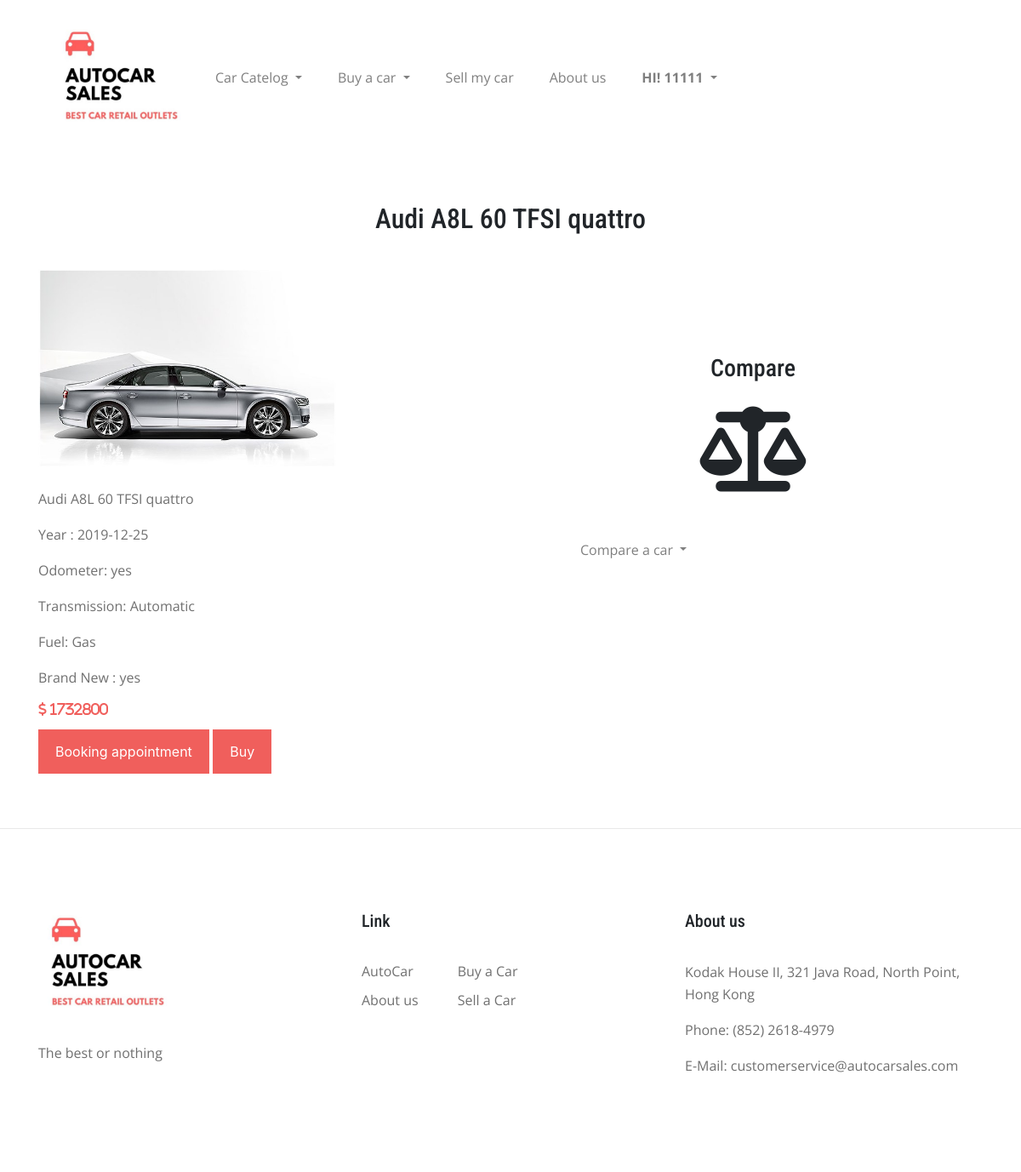
Page /car/10000.php (signed in) on the committed database.
### tables this page shows
CREATE TABLE `carinventory` (
  `ID` char(12) NOT NULL,
  `Make` varchar(30) DEFAULT NULL,
  `Model` varchar(30) DEFAULT NULL,
  `YearManufactured` date DEFAULT NULL,
  `BrandNew` char(3) DEFAULT NULL COMMENT '“Y”, “N”',
  `Odometer` int(11) DEFAULT NULL,
  `Color` text DEFAULT NULL,
  `Transmission` varchar(20) DEFAULT NULL COMMENT 'A – auto; M – manual',
  `FuelType` varchar(30) DEFAULT NULL COMMENT 'P – petrol, G- gas, M - mixed',
  `price` int(11) DEFAULT NULL,
  `isSold` tinyint(1) DEFAULT NULL,
  `soldquanity` int(50) DEFAULT NULL,
  `ModelString` varchar(100) DEFAULT NULL,
  `imgupload` blob DEFAULT NULL,
  `carreview` int(5) DEFAULT NULL,
  `userId` varchar(10) DEFAULT NULL,
  `SellOrderNo` int(20) NOT NULL
);

### car/10000.php (the view, shortened to what this page needs)
<?php
@$user=$_SESSION['username'];
?>
<html>
	<head>
  		<link rel="stylesheet" href="https://stackpath.bootstrapcdn.com/bootstrap/4.5.0/css/bootstrap.min.css">
		<link rel="stylesheet" href="https://stackpath.bootstrapcdn.com/bootstrap/4.3.1/css/bootstrap.min.css">
		<link rel="stylesheet" type="text/css" href="../style.css">
	</head>
<body>
     <header>
	        <div class='container'>
				<nav class="navbar navbar-expand-lg navbar-light">
				  <a class="navbar-brand" href="../animation/index.php"><img src='../img/logo.jpg' width='155'></a>
				  <div class="collapse navbar-collapse" id="navbarSupportedContent">
					<ul class="navbar-nav mr-auto">
                        	<li class="nav-item dropdown">
							<a class="nav-link dropdown-toggle" href="#" id="navbarDropdown" role="button" data-toggle="dropdown" aria-haspopup="true" aria-expanded="false">
							  Car Catelog
							</a>
                        <div class="dropdown-menu" aria-labelledby="navbarDropdown">
						<li class="nav-item dropdown">
							<a class="nav-link dropdown-toggle" href="#" id="navbarDropdown" role="button" data-toggle="dropdown" aria-haspopup="true" aria-expanded="false">
							  Buy a car
							</a>
					   </li>
					   <?php
                      if(isset($_SESSION['adminloggedin']) && $_SESSION['adminloggedin'] == true){
                      ?>
					   <?php
                       }else{
                          ?>
                       <li class="nav-item">
						<a class="nav-link" href="../sellacar.php">Sell my car</a>
                      <?php
                         }
                        ?>
					  </li>
					  <li class="nav-item">
						<a class="nav-link" href="../aboutus.php">About us</a>
					  </li>
						</li>
                        <?php
                      if(isset($_SESSION['loggedin']) && $_SESSION['loggedin'] == true){
                      ?>
                         	<li class="nav-item dropdown">
							<a class="nav-link dropdown-toggle" href="#" id="navbarDropdown" role="button" data-toggle="dropdown" aria-haspopup="true" aria-expanded="false">
							 <b><?php echo "HI! ".$user?></b>
							</a>
                            <?php
                      }else{
                      }
                          ?>
                        </li>
					</ul>
				  </div>
				</nav>
	        </div>
        </header>
            <div class="container">
		        <div class='row'>
					  <div class='col-md-12 text-center'>
                      <h2 style="margin-top:5vh; margin-bottom:5vh;">Audi A8L 60 TFSI quattro</h2>
                      <div class='row'>
                          <?php
    include '../connection.php';
$query3 = "SELECT * FROM  carinventory where id=10000"  ;
$result = mysqli_query ($conn, $query3);
?>
<?php   $rows = mysqli_num_rows($result);
 for ($i = 0; $i < $rows; ++$i){ ?>
						  	<div class='col-md-6 text-left'>
							  	<div class='outer'>
									  	<div class='upper'>
											<div class='innertext'>
          <?php
$row = mysqli_fetch_row($result);
			$year=$row['3'];
			$carname=$row['2'];
			$odometer=$row['4'];
			$tran=$row['7'];
			$fuel=$row['8'];
			$price=$row['9'];
			$img=$row['13'];
			$brand=$row['4'];
			echo "<img src='../$img'  width='350'><br><br> ";
			echo ("<p> $carname</p>");
			echo ("<p> Year	: $year</p>");
			echo ("<p> Odometer: $odometer</p>");
			echo ("<p> Transmission: $tran</p>");
			echo ("<p> Fuel: $fuel</p>");
			echo "<p> Brand New : $brand </p>";
			echo("<p><i class='fas fa-dollar-sign' style='color:#f05f5c'> $price </p></i>");
            ?></div>
         </div>
		 <div class='lower'>
		<button onclick="document.getElementById('appo').style.display='block'" style="width:auto;">Booking appointment</button>
		<button onclick="document.getElementById('buy').style.display='block'" style="width:auto;">Buy</button><br>
		</div>
			<br>
							  </div><br>
						</div>
					<?php    }  ?>
			<div class='col-md-6 text-center'>
			<H3 style='margin-top: 100px;'>Compare</H3>
			<i class="fa fa-balance-scale " style="margin-top:20px; font-size:100px" aria-hidden="true" ></i>
<br><br>
<div class='container'>
				<nav class="navbar navbar-expand-lg navbar-light">
				  <div class="collapse navbar-collapse" id="navbarSupportedContent">
					<ul class="navbar-nav mr-auto">
					<div class='col-md-4 text-center'>
						<li class="nav-item dropdown">
							<a class="nav-link dropdown-toggle" href="#" id="navbarDropdown" role="button" data-toggle="dropdown" aria-haspopup="true" aria-expanded="false">
							  Compare a car
							</a>
         </div>
							</div>
				  </div>
            </div>
            </div>
            </div>
            </div>
            </div>
            <footer>
			<div class="container">
		        <div class='row'>
					  <div class='col-md-4 text-left'>
						<a  href="../animation/index.php"><img src='../img/logo.jpg' width='155'></a>
						  <p>The best or nothing</p>
					  </div>
					  <div class='col-md-4 text-left'>
						  <h4>Link</h4>
						  <ul>
					      	<li><a href='../animation/index.php'>AutoCar</a></li>
							  <li><a href='../animation/aboutus.php'>About us</a></li>
						  </ul>
						  <ul>
					      	<li><a href='../animation/buyacar.php'>Buy a Car</a></li>
					      	<li><a href='../animation/sellacar.php'>Sell a Car</a></li>
						  </ul>
					  </div>
					  <div class='col-md-4 text-left'>
						  <h4>About us</h4>
						  <p>Kodak House II, 321 Java Road, North Point, Hong Kong</p>
							<p> Phone: (852) 2618-4979<br></p>
							<p> E-Mail: customerservice@autocarsales.com</a>
					      </p>
					  </div>
		        </div>
	        </div>
        </footer>
	</body>
</html>

### style.css (style rules this page uses)
h1, h2, h3, h4, h5, h6 { font-family: "Roboto Condensed", sans-serif; }
p, a, input, label, textarea, span, ul, li { font-family: "Open Sans", sans-serif; }
img { max-width: 100%; }
nav li { margin: 0 13px; }
p { font-size: 16px; line-height: 26px; color: #707070; }
footer { padding: 80px 0px; }
footer { border-top: 1px solid rgba(0, 0, 0, 0.09); }
footer img { margin-bottom: 30px; }
footer h4 { font-size: 20px; margin-bottom: 35px; }
footer ul { list-style: none; padding: 0; }
footer ul a { color: #707070; }
footer a { color: #f05f5c; }
footer ul li { margin-bottom: 10px; }
footer ul { float: left; margin-right: 46px; }

### car/10000.php (style rules this page uses)
body { font-family: Arial, Helvetica, sans-serif; }
button { background-color: #f05f5c; color: white; padding: 14px 20px; margin: 8px 0; border: none; cursor: pointer; width: 100%; }
.container { padding: 16px; }

### rows in the picture
carinventory: imgupload (picture), Model "Audi A8L 60 TFSI quattro", YearManufactured "2019-12-25", BrandNew "yes", Transmission "Automatic", FuelType "Gas", price "1732800"

### other values in the picture
$user "11111"
